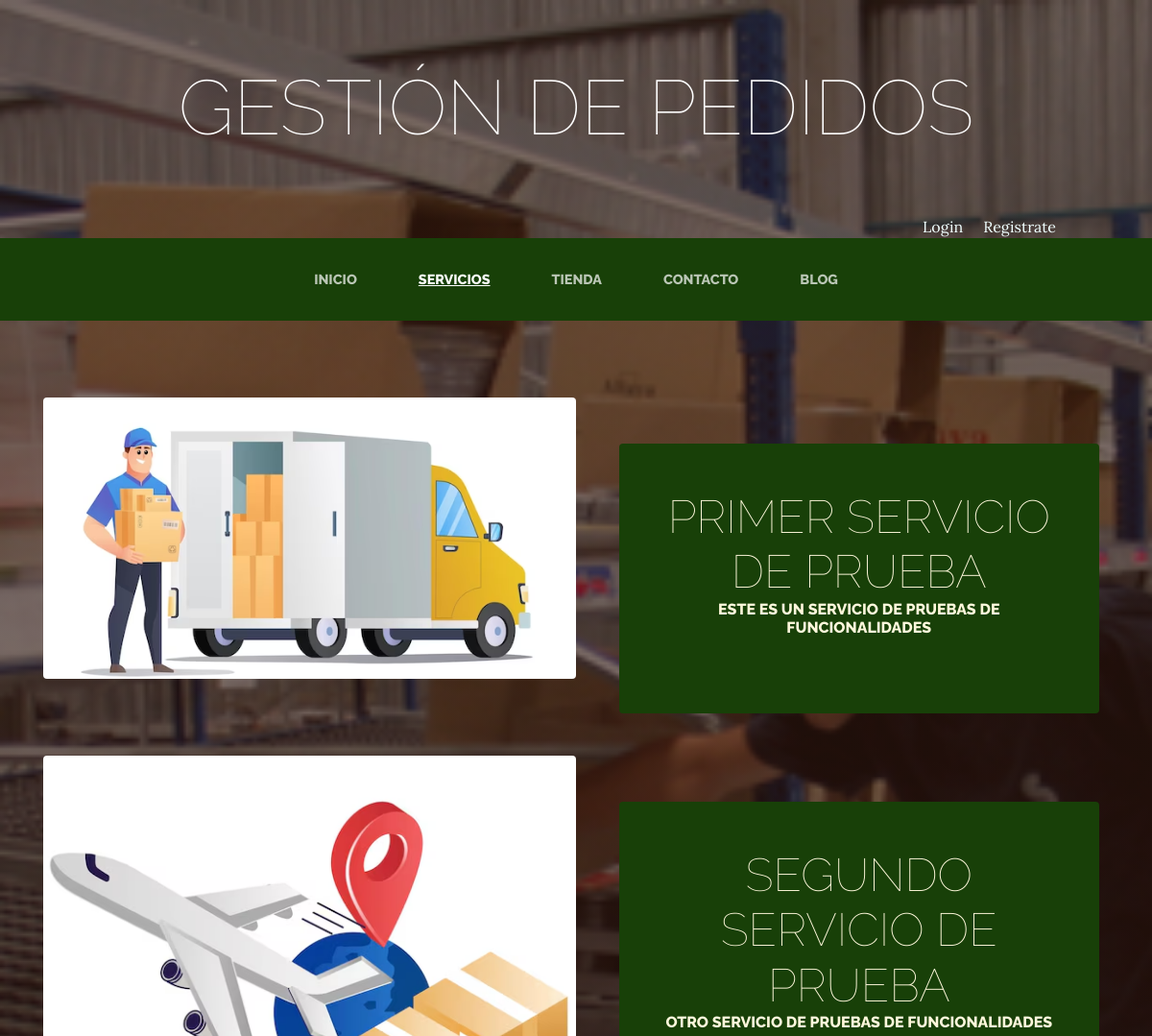
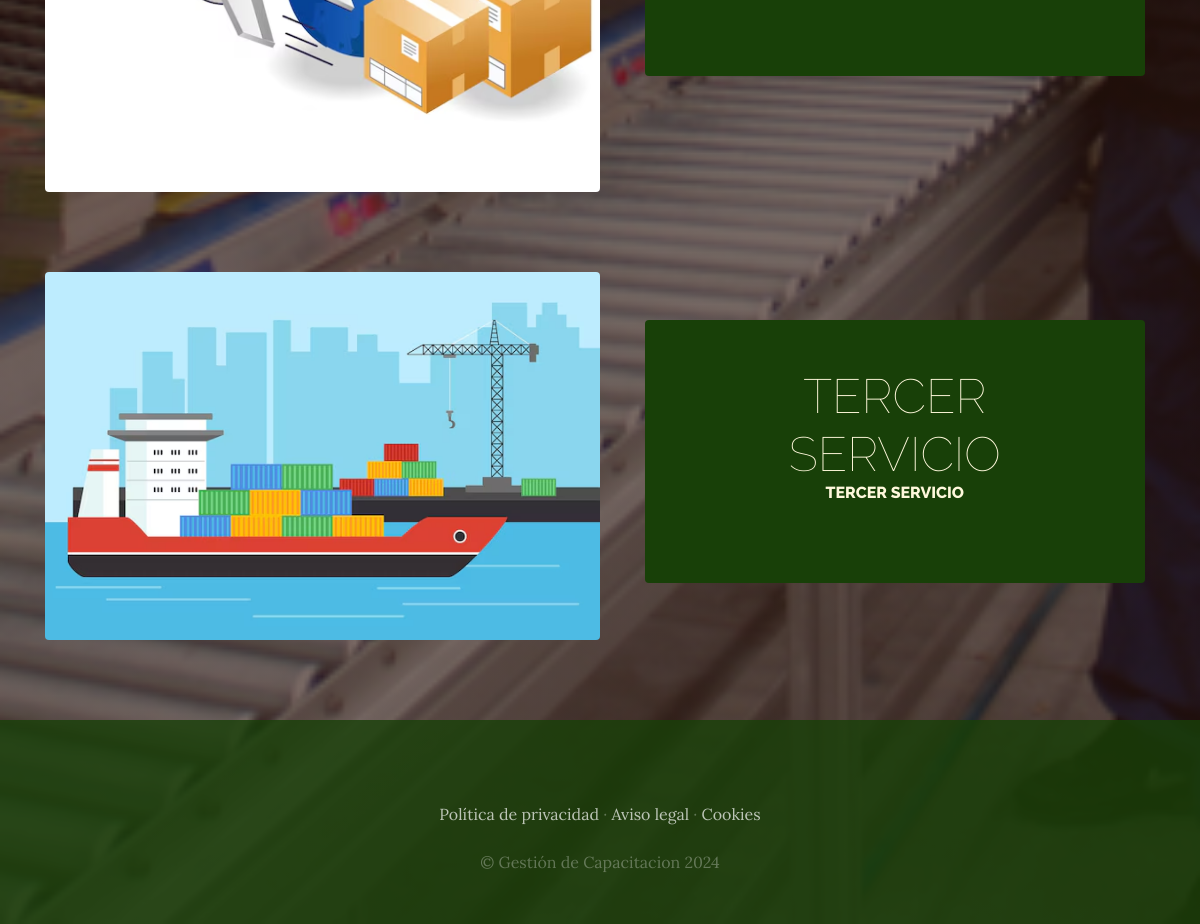
The app's page /servicios/ with its own data (2 pictures, top to bottom).
### servicios/models.py (models this page shows, shortened)
class Servicio(models.Model):
    titulo = models.CharField(max_length=50)
    contenido = models.CharField(max_length=50)
    imagen = models.ImageField(upload_to='servicios')
    created = models.DateTimeField(auto_now_add=True)
    updated = models.DateTimeField(auto_now_add=True)
    class Meta:
        verbose_name='servicio'
        verbose_name_plural='servicios'

### servicios/views.py (the view)
# urls.py: path('', views.Servicios, name='servicios'),
def Servicios(request):
    servicios = Servicio.objects.all()
    return render (request, "servicios/Servicios.html", {"servicios": servicios})

### carro/context_processor.py (called while the page is built)
def importe_total_carro(request):
    total=0
    if 'carro' in request.session:
        if request.user.is_authenticated:
            for key, value in request.session["carro"].items():
                total=total+(float(value["precio"]))
    else:
        total="Debes loguearte"
    return {"importe_total_carro":total}

### servicios/templates/servicios/Servicios.html
{% extends "ProyectoWebA/Base.html" %}
{% load static %}
{% block content %}
    {% for servicio in servicios %}
    <section class="page-section clearfix">
        <div class="container">
          <div class="intro">
            <img class="intro-img img-fluid mb-3 mb-lg-0 rounded" src="{{servicio.imagen.url}}" alt="" style="width: 50%;">
            <div class="intro-text left-0 text-center bg-faded p-5 rounded">
              <h2 class="section-heading mb-4" >
                <span class="section-heading-lower">{{servicio.titulo}}</span>
                <span class="section-heading-upper">{{servicio.contenido}}</span>
              </h2>
            </div>
          </div>
        </div>
      </section>
    {% endfor %}
{% endblock %}

### ProyectoWebA/static/ProyectoWebA/css/gestion.css (style rules this page uses)
body { font-family: 'Lora'; background: linear-gradient(rgba(47, 23, 15, 0.65), rgba(47, 23, 15, 0.65)), url("../img/bg_main.jpg"); background-attachment: fixed; background-position: center; background-size: cover; }
h1, h2, h3, h4, h5, h6 { font-family: 'Raleway'; }
.page-section { margin-top: 5rem; margin-bottom: 5rem; }
.section-heading { text-transform: uppercase; }
.section-heading .section-heading-upper { display: block; font-size: 1rem; font-weight: 800; padding-bottom:.5rem; }
.section-heading .section-heading-lower { display: block; font-size: 3rem; font-weight: 100; }
.bg-faded { background-color: rgba(255, 255, 255, 0.85); }
.intro { position: relative; }
@media (min-width: 992px) { .intro .intro-img { width: 75%; float: left; } }
@media (min-width: 992px) { .intro .intro-text { left: 600; width: 60%; margin-top: 3rem; background-color: rgba(24, 64, 8); color: cornsilk; position: absolute; } }
@media (min-width: 1200px) { .intro .intro-text { width: 45%; } }

### records on screen
Servicio: imagen (picture), titulo "PRIMER SERVICIO DE PRUEBA", contenido "ESTE ES UN SERVICIO DE PRUEBAS DE FUNCIONALIDADES"
Servicio: imagen (picture), titulo "SEGUNDO SERVICIO DE PRUEBA", contenido "OTRO SERVICIO DE PRUEBAS DE FUNCIONALIDADES"
Servicio: imagen (picture), titulo "TERCER SERVICIO", contenido "TERCER SERVICIO"
